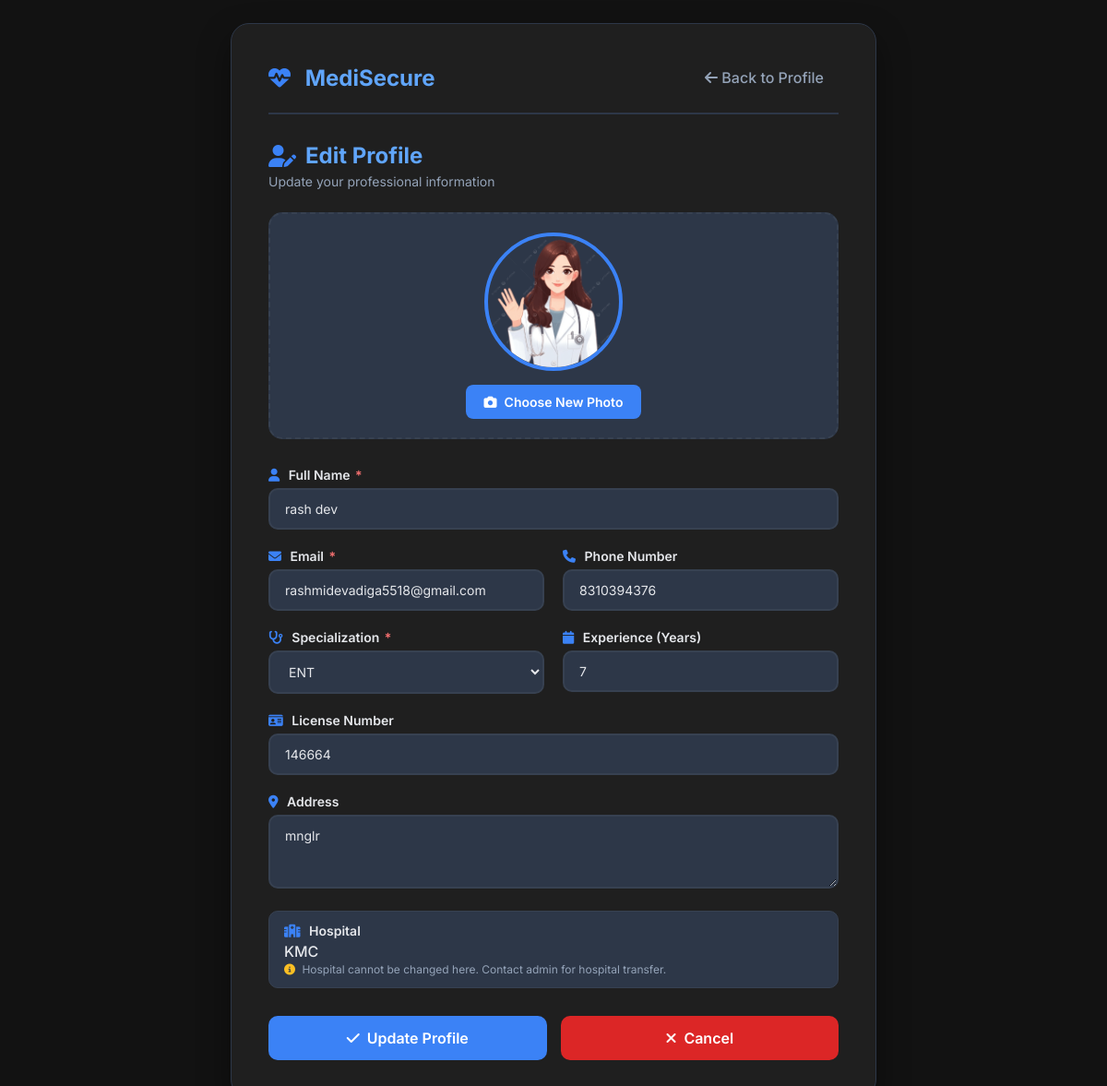
The app's page /edit_doctor_profile/7 with its own data.
### tables this page shows
CREATE TABLE doctors (
        doctor_id INTEGER PRIMARY KEY AUTOINCREMENT,
        hospital_id INTEGER NOT NULL,
        doctor_name TEXT NOT NULL,
        specialization TEXT NOT NULL,
        email TEXT UNIQUE NOT NULL,
        phone TEXT,
        experience INTEGER,
        license_number TEXT UNIQUE,
        username TEXT UNIQUE NOT NULL,
        password TEXT NOT NULL,
        address TEXT,
        public_key TEXT,
        private_key TEXT,
        status TEXT DEFAULT 'Active', profile_pic TEXT, license_document TEXT,
        FOREIGN KEY (hospital_id) REFERENCES hospitals(hospital_id)
    );

CREATE TABLE hospitals (
        hospital_id INTEGER PRIMARY KEY AUTOINCREMENT,
        hospital_name TEXT NOT NULL,
        registration_id TEXT,
        email TEXT,
        phone TEXT,
        location TEXT,
        address TEXT,
        specialization TEXT
    , doctor_pdf TEXT);

### app.py (the view, shortened to what this page needs)
@app.route("/edit_doctor_profile/<int:doctor_id>", methods=["GET", "POST"])
def edit_doctor_profile(doctor_id):
    conn = get_db_connection()
    doctor = conn.execute(
        """
        SELECT doctors.*, hospitals.hospital_name
        FROM doctors
        LEFT JOIN hospitals ON doctors.hospital_id = hospitals.hospital_id
        WHERE doctors.doctor_id = ?
        """,
        (doctor_id,)
    ).fetchone()
    if not doctor:
        conn.close()
        flash("Doctor not found!", "error")
        return redirect(url_for("doctor_login"))
    conn.close()
    return render_template("edit_doctor_profile.html", doctor=doctor)

### app.py (called while the page is built)
def get_db_connection():
    conn = sqlite3.connect(DATABASE_PATH, timeout=30)
    conn.row_factory = sqlite3.Row
    conn.execute("PRAGMA busy_timeout = 30000")
    return conn

### templates/edit_doctor_profile.html (shortened to what this page needs)
<!DOCTYPE html>
<html lang="en">
<head>
    <link rel="stylesheet" href="https://cdnjs.cloudflare.com/ajax/libs/font-awesome/6.5.2/css/all.min.css">
    <link rel="stylesheet" href="https://cdnjs.cloudflare.com/ajax/libs/cropperjs/1.6.2/cropper.min.css" />
</head>
<body>
    <div class="container">
        <header>
            <div class="logo"><i class="fa-solid fa-heart-pulse"></i> MediSecure</div>
            <a href="{{ url_for('doctor_profile', doctor_id=doctor.doctor_id) }}" class="back-btn"><i class="fa-solid fa-arrow-left"></i> Back to Profile</a>
        </header>
        <h1><i class="fa-solid fa-user-pen"></i> Edit Profile</h1>
        <p class="subtitle">Update your professional information</p>
        <form method="POST" action="{{ url_for('edit_doctor_profile', doctor_id=doctor.doctor_id) }}" enctype="multipart/form-data">
            <div class="avatar-upload-section">
                <div class="avatar-preview-circle" id="avatarPreview">
                    {% if doctor.profile_pic %}
                        <img src="{{ url_for('static', filename='uploads/' + doctor.profile_pic) }}" alt="Profile">
                    {% endif %}
                </div>
                <div class="file-input-wrapper">
                    <span class="upload-btn"><i class="fa-solid fa-camera"></i> Choose New Photo</span>
                </div>
            </div>
            <div class="form-group">
                <label><i class="fa-solid fa-user"></i> Full Name <span class="required">*</span></label>
                <input type="text" name="doctor_name" value="{{ doctor.doctor_name }}" required>
            </div>
            <div class="form-row">
                <div class="form-group">
                    <label><i class="fa-solid fa-envelope"></i> Email <span class="required">*</span></label>
                    <input type="email" name="email" value="{{ doctor.email }}" required>
                </div>
                <div class="form-group">
                    <label><i class="fa-solid fa-phone"></i> Phone Number</label>
                    <input type="text" name="phone" value="{{ doctor.phone or '' }}" placeholder="Enter phone number">
                </div>
            </div>
            <div class="form-row">
                <div class="form-group">
                    <label><i class="fa-solid fa-stethoscope"></i> Specialization <span class="required">*</span></label>
                    <select name="specialization" required>
                        <option value="ENT" {% if doctor.specialization == 'ENT' %}selected{% endif %}>ENT</option>
                    </select>
                </div>
                <div class="form-group">
                    <label><i class="fa-solid fa-calendar"></i> Experience (Years)</label>
                    <input type="number" name="experience" value="{{ doctor.experience or 0 }}" min="0" max="60" placeholder="0">
                </div>
            </div>
            <div class="form-group">
                <label><i class="fa-solid fa-id-card"></i> License Number</label>
                <input type="text" name="license_number" value="{{ doctor.license_number or '' }}" placeholder="Enter license number">
            </div>
            <div class="form-group">
                <label><i class="fa-solid fa-location-dot"></i> Address</label>
                <textarea name="address" placeholder="Enter complete address">{{ doctor.address or '' }}</textarea>
            </div>
            <div class="form-group">
                <div class="hospital-info">
                    <label><i class="fa-solid fa-hospital"></i> Hospital</label>
                    <p>{{ doctor.hospital_name or 'N/A' }}</p>
                    <div class="note"><i class="fa-solid fa-info-circle"></i> Hospital cannot be changed here. Contact admin for hospital transfer.</div>
                </div>
            </div>
            <div class="buttons">
                <button type="submit" class="btn btn-primary"><i class="fa-solid fa-check"></i> Update Profile</button>
                <a href="{{ url_for('doctor_profile', doctor_id=doctor.doctor_id) }}" class="btn btn-danger"><i class="fa-solid fa-times"></i> Cancel</a>
            </div>
        </form>
    </div>
</body>
</html>

### templates/edit_doctor_profile.html (style rules this page uses)
* { margin: 0; padding: 0; box-sizing: border-box; font-family: 'Inter', sans-serif; }
body { background: #121212; min-height: 100vh; display: flex; align-items: center; justify-content: center; padding: 25px; }
.container { width: 100%; max-width: 700px; background: #1f1f1f; border-radius: 20px; padding: 40px; box-shadow: 0 15px 35px rgba(0, 0, 0, 0.4); border: 1px solid #2d3748; }
header { display: flex; justify-content: space-between; align-items: center; margin-bottom: 30px; padding-bottom: 20px; border-bottom: 2px solid #2d3748; }
.logo { font-size: 24px; font-weight: 700; color: #60a5fa; }
.logo i { margin-right: 10px; color: #3b82f6; }
.back-btn { color: #94a3b8; text-decoration: none; padding: 8px 16px; border-radius: 8px; transition: 0.3s; font-weight: 500; }
h1 { color: #60a5fa; font-size: 24px; margin-bottom: 5px; display: flex; align-items: center; gap: 10px; }
h1 i { color: #3b82f6; }
.subtitle { color: #94a3b8; font-size: 14px; margin-bottom: 25px; }
.form-group { margin-bottom: 20px; }
.form-group label { display: block; font-weight: 600; color: #e5e7eb; margin-bottom: 6px; font-size: 14px; }
.form-group label .required { color: #f87171; margin-left: 2px; }
.form-group label i { color: #3b82f6; margin-right: 6px; }
.form-group input, .form-group select, .form-group textarea { width: 100%; padding: 12px 16px; border: 2px solid #374151; border-radius: 10px; font-size: 14px; font-family: 'Inter', sans-serif; background: #2d3748; transition: all 0.3s ease; color: #e5e7eb; }
.form-group input::placeholder, .form-group textarea::placeholder { color: #94a3b8; }
.form-group select option { background: #1f1f1f; color: #e5e7eb; }
.form-group textarea { resize: vertical; min-height: 80px; }
.form-row { display: grid; grid-template-columns: 1fr 1fr; gap: 20px; }
.avatar-upload-section { text-align: center; margin-bottom: 30px; padding: 20px; background: #2d3748; border-radius: 15px; border: 2px dashed #374151; }
.avatar-preview-circle { width: 150px; height: 150px; border-radius: 50%; margin: 0 auto 15px; border: 4px solid #3b82f6; overflow: hidden; background: #2d3748; position: relative; display: flex; align-items: center; justify-content: center; }
.avatar-preview-circle img { width: 100%; height: 100%; object-fit: cover; object-position: center; display: block; }
.file-input-wrapper { position: relative; margin-top: 10px; }
.upload-btn { display: inline-flex; align-items: center; gap: 8px; padding: 10px 20px; background: #3b82f6; color: white; border-radius: 8px; font-weight: 600; font-size: 14px; transition: 0.3s; }
.hospital-info { background: #2d3748; padding: 12px 16px; border-radius: 10px; border: 1px solid #374151; }
.hospital-info label { margin-bottom: 0; }
.hospital-info p { color: #e5e7eb; font-weight: 500; margin-top: 4px; }
.hospital-info .note { font-size: 12px; color: #94a3b8; margin-top: 2px; }
.hospital-info .note i { color: #fbbf24; margin-right: 4px; }
.buttons { display: flex; gap: 15px; margin-top: 30px; }
.btn { flex: 1; padding: 14px; border: none; border-radius: 10px; font-size: 16px; font-weight: 600; cursor: pointer; transition: 0.3s; text-decoration: none; text-align: center; display: inline-flex; align-items: center; justify-content: center; gap: 8px; font-family: 'Inter', sans-serif; }
.btn-primary { background: #3b82f6; color: white; }
.btn-danger { background: #dc2626; color: white; }

### records on screen
doctors: profile_pic (picture), doctor_name "rash dev", email "rashmidevadiga5518@gmail.com", phone "8310394376", specialization "ENT", experience "7", license_number "146664", address "mnglr"
hospitals: hospital_name "KMC"
